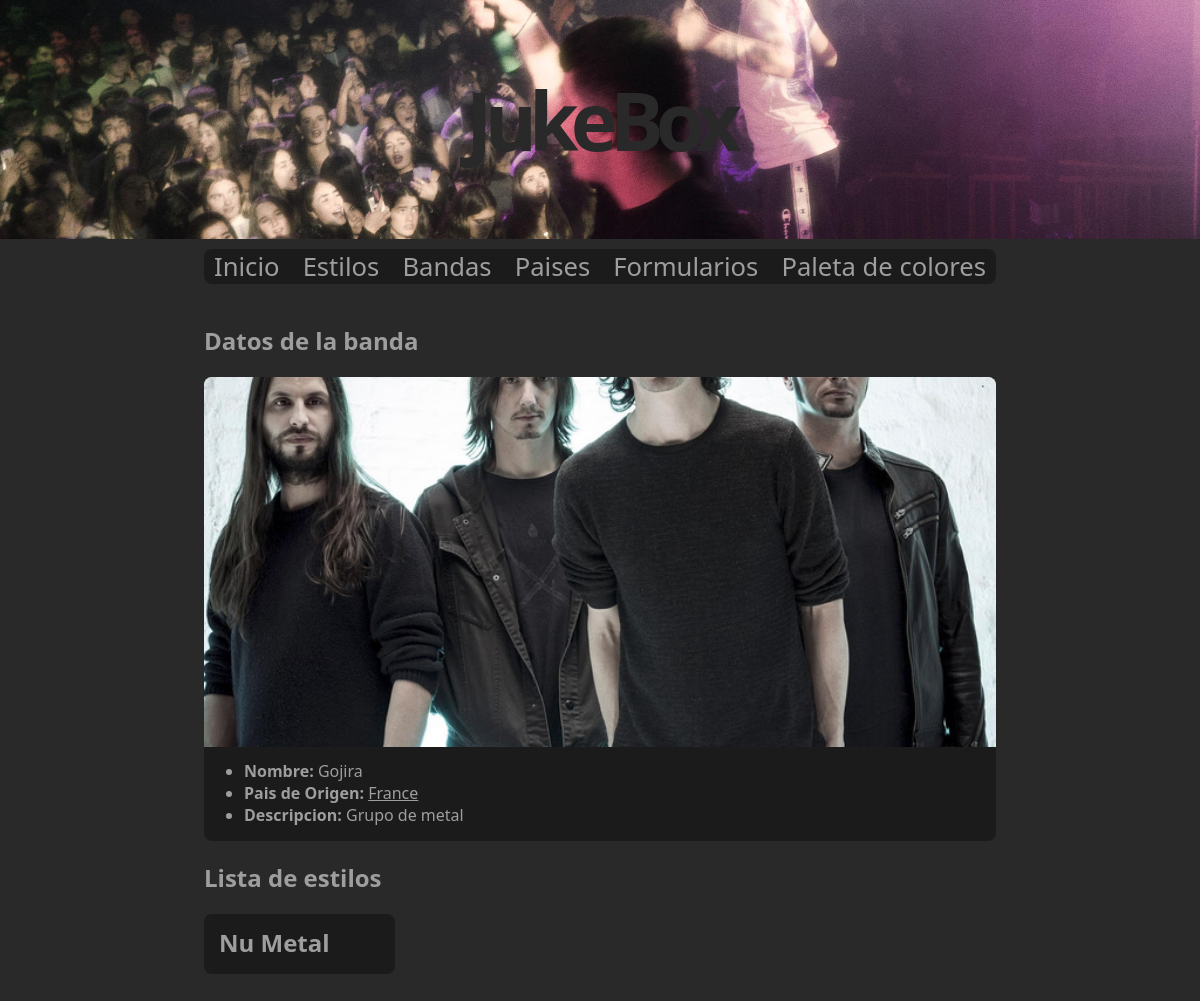
Screenshot of /es/bandas/18 with the database file from the repository.
### appJukeBox/models.py (models this page shows, shortened)
class Banda(models.Model):
    nombre = models.CharField(max_length=100)
    pais = models.ForeignKey(Pais, on_delete=models.SET_NULL, null=True)
    descripcion = models.TextField()
    estilos = models.ManyToManyField(Estilo)
    imagen = models.ImageField(null=True, blank=True ,upload_to="images/")

class Pais(models.Model):
    nombre = models.CharField(max_length=50)
    def __str__(self):
        return self.nombre

class Estilo(models.Model):
    nombre = models.CharField(max_length=50)
    descripcion = models.TextField()

### appJukeBox/views.py (the view)
# urls.py: path('bandas/<int:banda_id>', views.show_banda, name='banda'),
def show_banda(request, banda_id):
	banda = get_object_or_404(Banda, pk=banda_id)
	estilos = banda.estilos.all()
	context = {'banda': banda, 'estilos': estilos}
	return render(request, 'banda.html', context)

### appJukeBox/templates/banda.html (shortened to what this page needs)
{% extends "base.html" %}
{% load i18n %}
{% block contenido %}
    <h2>{% trans "Datos de la banda" %}</h2>
        {% if banda %}
            <section class="detail">
                <div class="card">
                    <div class="card-image">
                        {% if banda.imagen %}
                        <img src="{{banda.imagen.url}}" alt="sin imagen">
                        {% endif %}
                    </div>
                    <ul>
                        <li>
                            <b>{% trans "Nombre:" %}</b>
                            {{ banda.nombre}}
                        </li>
                        <li>
                            <b>{% trans "Pais de Origen:" %}</b>
                            <a href="/{{LANGUAGE_CODE}}/paises/{{ banda.pais.id }}">{{ banda.pais}}</a>
                        </li>
                        <li>
                            <b>{% trans "Descripcion:" %}</b>
                            {{ banda.descripcion}}
                        </li>
                    </ul>
                </div>
            </section>
            <h2>{% trans "Lista de estilos" %}</h2>
            <section class="container">
                {% if estilos %}
                    {% for e in estilos %}
                    <div class="card" onclick="redirect('/{{LANGUAGE_CODE}}/estilos/{{ e.id }}')">
                        <div class="card-content">
                            <h2>
                                {{ e.nombre}}
                            </h2>
                        </div>
                    </div>
                    {% endfor %}
                {% else %}
                <section class="detail">
                    <div class="card nodata">
                        <p>No hay estilos dentro de esta banda</p>
                    </div>
                </section>
                {% endif %}
            </section>
        {% else %}
            <p>No existe esta banda.</p>
        {% endif %}
{% endblock %}

### appJukeBox/static/css/estilos.css (style rules this page uses)
:root { --transition-time: 0.5s; --animation-time: 1s; --color-primario: rgb(248, 196, 245); --color-acento-oscuro: rgb(48, 35, 58); --color-acento-claro: rgb(207, 159, 228); --color-bordes: rgb(122, 85, 155); --color-acento-transicion: rgb(201, 137, 228); --color-seleccion-texto: rgb(255, 238, 254); --color-seleccion-fondo: rgb(233, 92, 223); }
body { font-family: system-ui; padding: 0px; margin: 0px; border: 0px; background-color: var(--color-primario); color: var(--color-acento-oscuro); }
a { color: var(--color-acento-oscuro); transition: all var(--transition-time); }
.detail { margin-bottom: 19.92px; }
.detail .card { padding-bottom: 15px; }
.detail .card ul { padding-top: 5px; }
.detail .card .card-image { height: 370px; }
.container { display: grid; grid-template-columns: repeat(auto-fill, minmax(180px, 1fr)); gap: 10px; padding: 0px; margin: 0px; justify-content: center; }
.card { background-color: var(--color-acento-claro); border-radius: 8px; transition: background-color var(--transition-time); }
.card-image { background-color: var(--color-acento-oscuro); height: 150px; border-radius: 8px 8px 0 0; overflow: hidden; display: block; }
.card-image img { transition: scale var(--transition-time); }
.card-content { margin-bottom: 15px; }
.card-image img { width: 100%; height: 100%; object-fit: cover; }
.card h2 { margin-left: 15px; margin-bottom: 0px; margin-top: 12px; }
.card ul { margin-top: 8px; margin-bottom: 0px; }

### rows the page displays
Banda: imagen (picture), nombre "Gojira", pais "France", descripcion "Grupo de metal"
Estilo: nombre "Nu Metal"
